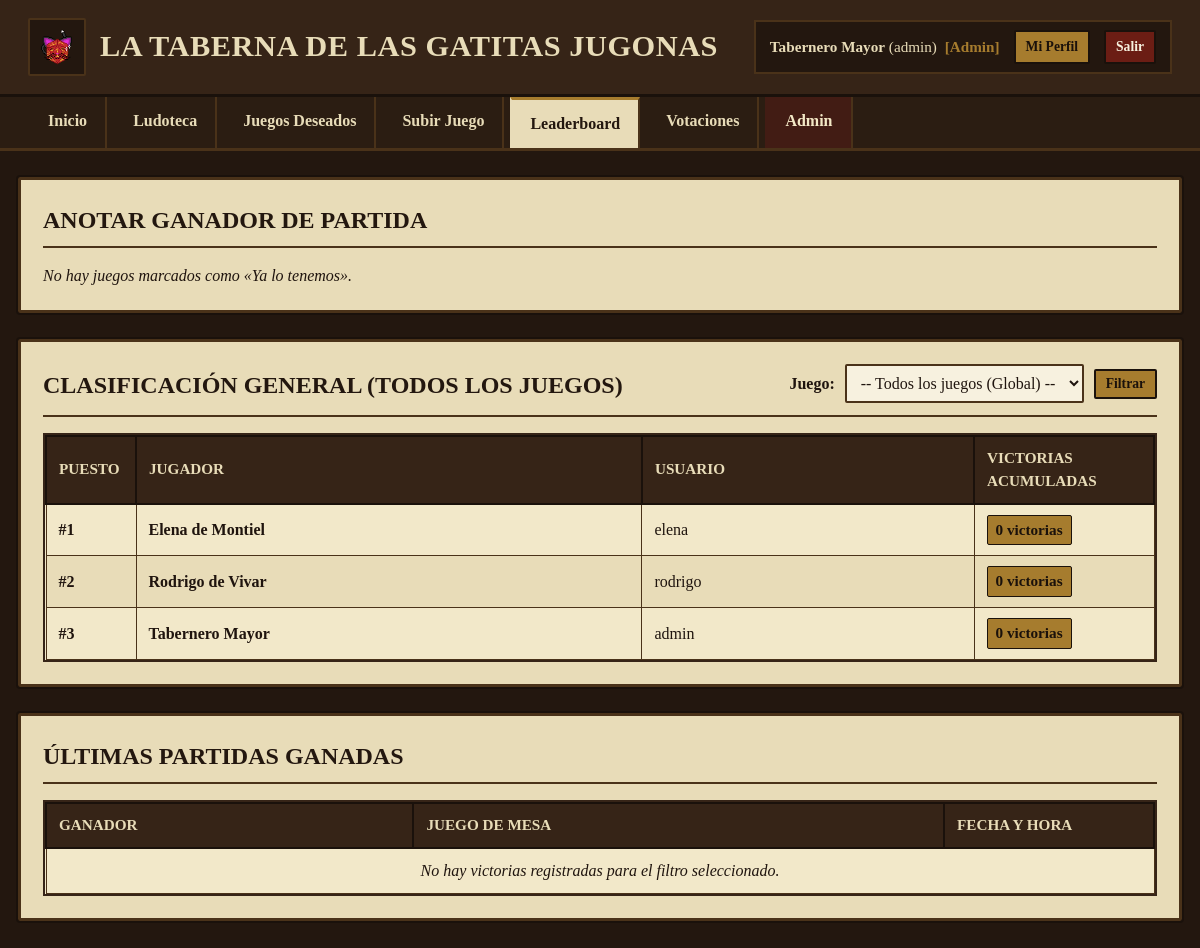
/leaderboard.php (signed in), run on the app's committed database.
### tables this page shows
CREATE TABLE `Persona` (
  `username` VARCHAR(50) NOT NULL,
  `NombrePersona` VARCHAR(120) NOT NULL,
  `email` VARCHAR(150) DEFAULT NULL,
  `contrasenya` VARCHAR(255) NOT NULL,
  `rol` ENUM('jugador', 'admin') NOT NULL DEFAULT 'jugador',
  `inscrito_leaderboard` TINYINT(1) NOT NULL DEFAULT 1,
  PRIMARY KEY (`username`)
);

### leaderboard.php (the view, shortened to what this page needs)
<?php
require_once 'conexion.php';
$stmtJuegosTenemos = $pdo->query("SELECT NombreJuego FROM Juego WHERE lo_tenemos = 1 ORDER BY NombreJuego ASC");
$juegosDisponibles = $stmtJuegosTenemos->fetchAll();
$filtroJuego = isset($_GET['juego']) ? trim($_GET['juego']) : '';
if ($filtroJuego !== '') {
    $stmtRanking = $pdo->prepare("
        SELECT p.username, p.NombrePersona, COUNT(v.id_victoria) AS total_victorias
        FROM Persona p
        LEFT JOIN Victoria v ON p.username = v.username AND v.NombreJuego = ?
        GROUP BY p.username, p.NombrePersona
        ORDER BY total_victorias DESC, p.NombrePersona ASC
    ");
    $stmtRanking->execute([$filtroJuego]);
    $ranking = $stmtRanking->fetchAll();
} else {
    $stmtRanking = $pdo->query("
        SELECT p.username, p.NombrePersona, COUNT(j.NombreJuego) AS total_victorias
        FROM Persona p
        LEFT JOIN Victoria v ON p.username = v.username
        LEFT JOIN Juego j ON v.NombreJuego = j.NombreJuego AND j.lo_tenemos = 1
        GROUP BY p.username, p.NombrePersona
        ORDER BY total_victorias DESC, p.NombrePersona ASC
    ");
    $ranking = $stmtRanking->fetchAll();
}
if ($filtroJuego !== '') {
    $stmtHistorial = $pdo->prepare("
        SELECT v.id_victoria, v.username, p.NombrePersona, v.NombreJuego, v.fecha_victoria
        FROM Victoria v
        INNER JOIN Persona p ON v.username = p.username
        WHERE v.NombreJuego = ?
        ORDER BY v.fecha_victoria DESC, v.id_victoria DESC
        LIMIT 25
    ");
    $stmtHistorial->execute([$filtroJuego]);
    $ultimasVictorias = $stmtHistorial->fetchAll();
} else {
    $stmtHistorial = $pdo->query("
        SELECT v.id_victoria, v.username, p.NombrePersona, v.NombreJuego, v.fecha_victoria
        FROM Victoria v
        INNER JOIN Persona p ON v.username = p.username
        ORDER BY v.fecha_victoria DESC, v.id_victoria DESC
        LIMIT 25
    ");
    $ultimasVictorias = $stmtHistorial->fetchAll();
}
?>
<!DOCTYPE html>
<html lang="es">
<head>
    <link rel="stylesheet" href="styles.css">
</head>
<body>
<main class="contenedor-principal">
    <section class="pergamino">
        <h2 class="seccion-titulo">Anotar Ganador de Partida</h2>
        <?php if (count($juegosDisponibles) === 0): ?>
            <p style="font-style:italic;">No hay juegos marcados como «Ya lo tenemos».</p>
        <?php endif; ?>
    </section>
    <section class="pergamino">
        <div style="display:flex; justify-content:space-between; align-items:flex-end; flex-wrap:wrap; gap:14px; margin-bottom:16px; border-bottom:2px solid #4a3219; padding-bottom:12px;">
            <div>
                <h2 class="seccion-titulo" style="border-bottom:none; margin-bottom:0; padding-bottom:0;">
                    <?php if ($filtroJuego !== ''): ?>
                        Clasificación del Juego: <?php echo h($filtroJuego); ?>
                    <?php else: ?>
                        Clasificación General (Todos los Juegos)
                    <?php endif; ?>
                </h2>
            </div>
            <form method="GET" action="leaderboard.php" class="barra-filtro-leaderboard">
                <label for="filtro_juego" style="font-weight:bold;">Juego:</label>
                <select id="filtro_juego" name="juego" class="select-taberna" onchange="this.form.submit()">
                    <option value="">-- Todos los juegos (Global) --</option>
                </select>
                <button type="submit" class="btn btn-bronce btn-pequeno">Filtrar</button>
            </form>
        </div>
        <div class="tabla-contenedor">
            <table class="tabla-taberna">
                <thead>
                    <tr>
                        <th style="width:90px;">Puesto</th>
                        <th>Jugador</th>
                        <th>Usuario</th>
                        <th style="width:180px;">Victorias Acumuladas</th>
                    </tr>
                </thead>
                <tbody>
                    <?php if (count($ranking) === 0): ?>
                        <tr>
                            <td colspan="4" style="text-align:center; font-style:italic;">
                                Todavía no hay jugadores inscritos en el Leaderboard.
                            </td>
                        </tr>
                    <?php else: ?>
                        <?php $posicion = 1; ?>
                        <?php foreach ($ranking as $filaR): ?>
                            <tr>
                                <td><strong>#<?php echo $posicion++; ?></strong></td>
                                <td><strong><?php echo h($filaR['NombrePersona']); ?></strong></td>
                                <td><?php echo h($filaR['username']); ?></td>
                                <td>
                                    <span class="etiqueta etiqueta-bronce" style="font-size:0.95rem;">
                                        <?php echo (int)$filaR['total_victorias']; ?> victorias
                                    </span>
                                </td>
                            </tr>
                        <?php endforeach; ?>
                    <?php endif; ?>
                </tbody>
            </table>
        </div>
    </section>
    <section class="pergamino">
        <h2 class="seccion-titulo">Últimas Partidas Ganadas</h2>
        <div class="tabla-contenedor">
            <table class="tabla-taberna">
                <thead>
                    <tr>
                        <th>Ganador</th>
                        <th>Juego de Mesa</th>
                        <th style="width:210px;">Fecha y Hora</th>
                    </tr>
                </thead>
                <tbody>
                    <?php if (count($ultimasVictorias) === 0): ?>
                        <tr>
                            <td colspan="3" style="text-align:center; font-style:italic;">
                                No hay victorias registradas para el filtro seleccionado.
                            </td>
                        </tr>
                    <?php endif; ?>
                </tbody>
            </table>
        </div>
    </section>
</main>
</body>
</html>

### styles.css (style rules this page uses)
* { box-sizing: border-box; margin: 0; padding: 0; }
body { background-color: #23170f; color: #1f140e; font-family: Georgia, 'Times New Roman', 'Palatino Linotype', serif; line-height: 1.5; padding-bottom: 40px; }
.contenedor-principal { max-width: 1220px; margin: 26px auto; padding: 0 18px; }
.pergamino { background-color: #e8dcb8; border: 3px solid #4a3219; outline: 2px solid #1a110b; padding: 22px; margin-bottom: 26px; border-radius: 2px; }
.seccion-titulo { font-size: 1.5rem; color: #23170f; border-bottom: 2px solid #4a3219; padding-bottom: 8px; margin-bottom: 16px; text-transform: uppercase; }
.input-taberna, .select-taberna { width: 100%; padding: 8px 10px; background-color: #f7f1df; border: 2px solid #4a3219; color: #1f140e; font-family: Georgia, 'Times New Roman', serif; font-size: 1rem; border-radius: 2px; }
.btn { display: inline-block; padding: 9px 16px; font-family: Georgia, 'Times New Roman', serif; font-size: 0.95rem; font-weight: bold; text-decoration: none; cursor: pointer; border: 2px solid #1a110b; background-color: #4a3219; color: #e8dcb8; border-radius: 2px; text-align: center; }
.btn-bronce { background-color: #a67c2e; color: #1a110b; border-color: #1a110b; }
.btn-pequeno { padding: 5px 10px; font-size: 0.85rem; }
.tabla-contenedor { overflow-x: auto; }
.tabla-taberna { width: 100%; border-collapse: collapse; background-color: #f2e8c9; border: 2px solid #362417; margin-top: 8px; }
.tabla-taberna th { background-color: #362417; color: #e8dcb8; text-align: left; padding: 10px 12px; border: 2px solid #1a110b; font-size: 0.95rem; text-transform: uppercase; }
.tabla-taberna td { padding: 10px 12px; border: 1px solid #4a3219; vertical-align: middle; color: #1f140e; }
.tabla-taberna tr:nth-child(even) td { background-color: #e8dcb8; }
.etiqueta { display: inline-block; padding: 3px 8px; font-size: 0.82rem; font-weight: bold; border: 1px solid #1a110b; border-radius: 2px; }
.etiqueta-bronce { background-color: #a67c2e; color: #1a110b; }
.tabla-contenedor { width: 100%; overflow-x: auto; -webkit-overflow-scrolling: touch; }
.barra-filtro-leaderboard { display: flex; gap: 10px; align-items: center; flex-wrap: wrap; }
.barra-filtro-leaderboard .select-taberna { width: auto; min-width: 200px; }
.tabla-contenedor { width: 100%; max-height: 620px; overflow-y: auto; overflow-x: auto; border: 2px solid #362417; margin-top: 8px; background-color: #f2e8c9; -webkit-overflow-scrolling: touch; }
.tabla-contenedor .tabla-taberna { margin-top: 0; border: none; }
.tabla-contenedor .tabla-taberna thead th { position: sticky; top: 0; z-index: 5; background-color: #362417; box-shadow: 0 2px 0 #1a110b; }

### data on the page
persona: NombrePersona "Elena de Montiel", username "elena", total_victorias "0"
persona: NombrePersona "Rodrigo de Vivar", username "rodrigo", total_victorias "0"
persona: NombrePersona "Tabernero Mayor", username "admin", total_victorias "0"

### other printed values
$nombreMostrar "Tabernero Mayor"
$userMostrar "admin"
